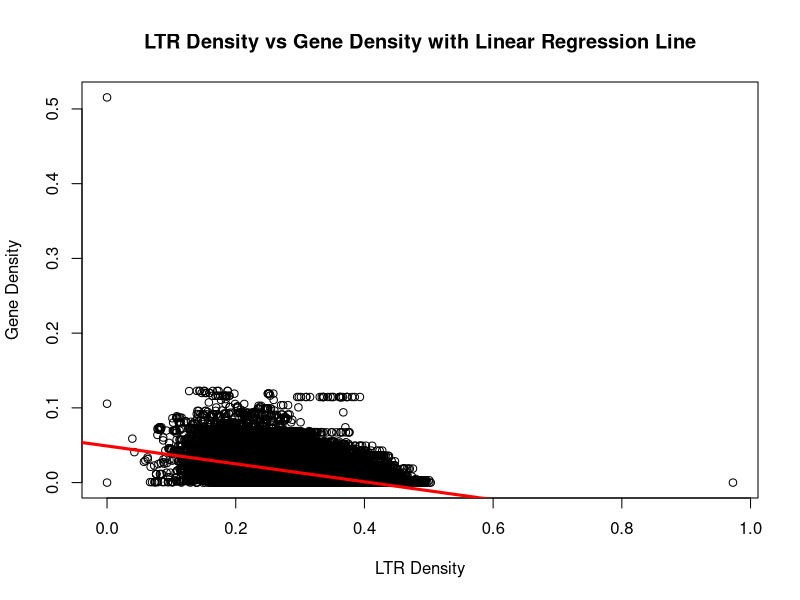
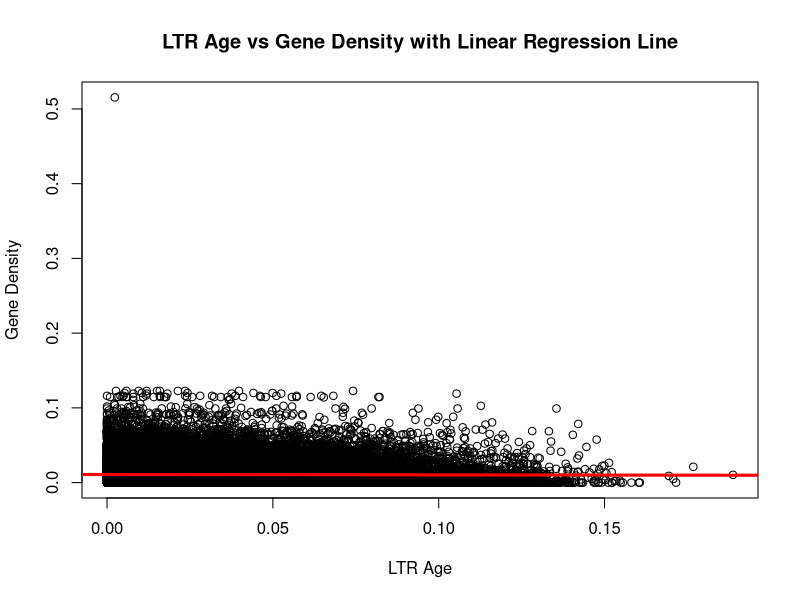

The R script that drew these images, in order:
## ---- chunk 1
library(ggplot2)
library(tidyverse)
library(ggfortify)
## ---- chunk 2
gene_density <- read.csv('geneDensity.csv')
ltr_density <- read.csv('ltrDensity.csv')
ltr_age <- read.csv('ltrAge.csv')
## ---- chunk 3
# Doing a linear regression model of gene density against ltr density!
density_lm <- lm(gene_density$density ~ ltr_density$density)
summary(density_lm)

# Plotting!
plot(ltr_density$density, gene_density$density,
    xlab = "LTR Density", ylab = "Gene Density",
    main = "LTR Density vs Gene Density with Linear Regression Line")

abline(density_lm, col = "red", lwd = 3)
## ---- chunk 4
# As the gene density dataset is larger than the ltr age dataset, am subsetting the gene density dataset to equal the same length as the ltr age dataset
# Running a linear model of gene density against ltr age
age_lm <- lm(gene_density$density[1:42340] ~ ltr_age$K2P[1:42340])
summary(age_lm)

# Plotting!
plot(ltr_age$K2P[1:42340], gene_density$density[1:42340],
    xlab = "LTR Age", ylab = "Gene Density",
    main = "LTR Age vs Gene Density with Linear Regression Line")

abline(age_lm, col = "red", lwd = 3)
